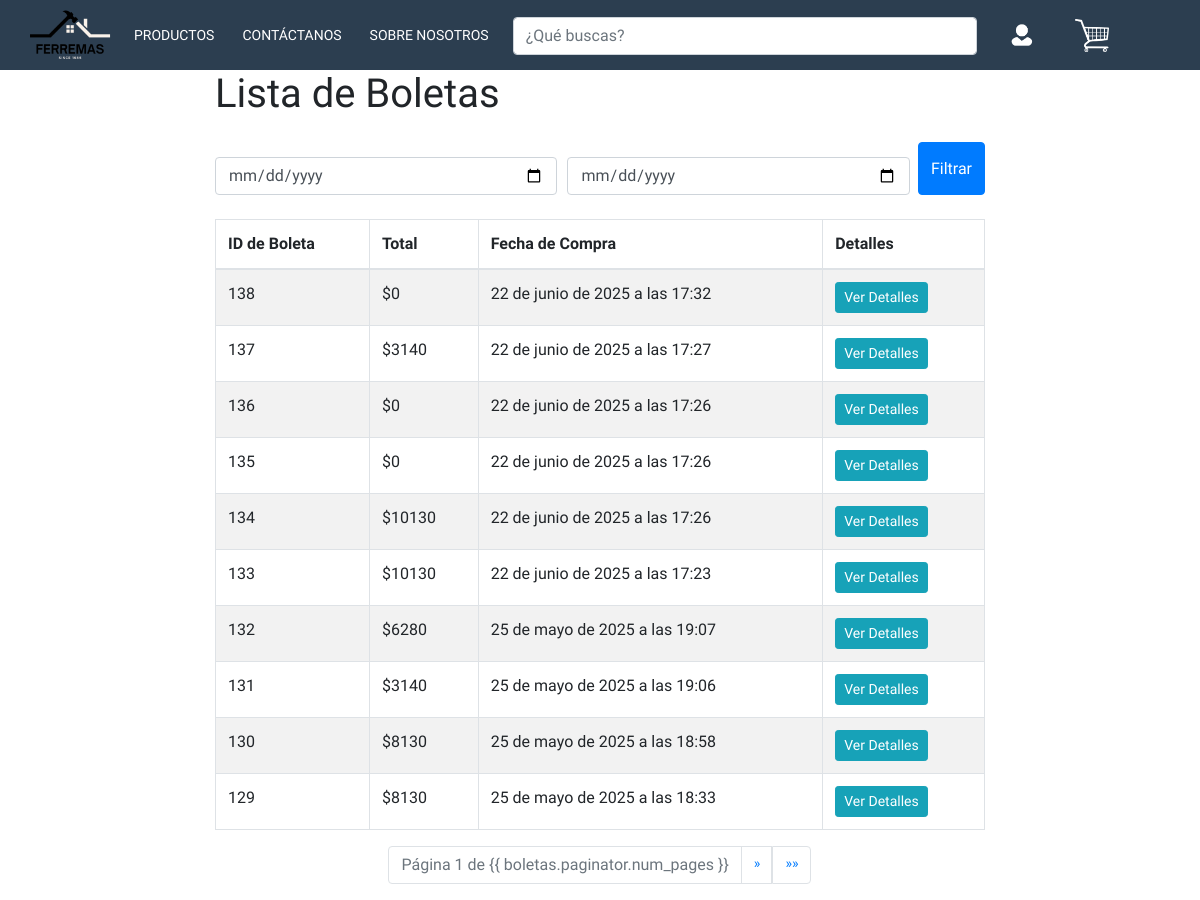
Before: /boleta/ (signed in) with the older database file.
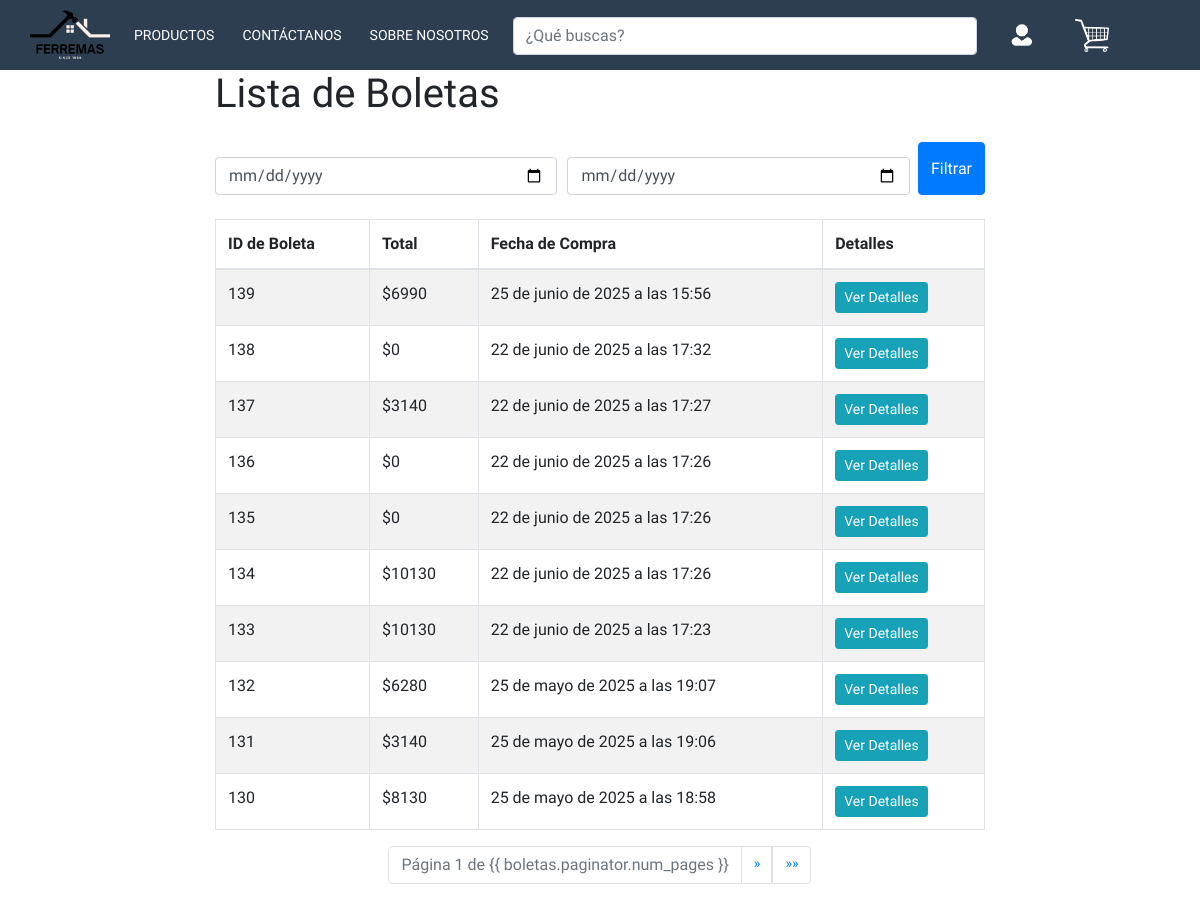
After: the same page with the newer database file.
### core/models.py (models this page shows, shortened)
class Boleta(models.Model):
    id_boleta=models.AutoField(primary_key=True)
    total=models.BigIntegerField()
    fechaCompra=models.DateTimeField(blank=False, null=False, default = datetime.datetime.now)

### core/views.py (the view)
# urls.py: path('boleta/', views.listar_boletas, name='listar_boletas'),
@login_required
def listar_boletas(request):
    fecha_inicio = request.GET.get('fecha_inicio')
    fecha_fin = request.GET.get('fecha_fin')
    boletas = Boleta.objects.all().order_by('-fechaCompra')
    if fecha_inicio and fecha_fin:
        boletas = boletas.filter(fechaCompra__range=[fecha_inicio, fecha_fin])
    paginator = Paginator(boletas, 10)
    page_number = request.GET.get('page')
    boletas_page = paginator.get_page(page_number)
    return render(request, 'listar_boletas.html', {'boletas': boletas_page})

### core/context_processor.py (called while the page is built, shortened)
def total_carrito(request):
    total = 0
    return {'total_carrito':int(total)}

### core/templates/listar_boletas.html (shortened to what the changed rows need)
<!doctype html>
<html lang="es">
    <head>
        {% load static %}
        <link rel="stylesheet" href="{% static 'css/misEstilos.css' %}" />
        <link href="{% static 'css/bootstrap.min.css' %}" rel="stylesheet" />
        <link
            href="https://stackpath.bootstrapcdn.com/bootstrap/4.5.2/css/bootstrap.min.css"
            rel="stylesheet"
        />
    </head>
    <body>
        <div class="container">
            <h1 class="mb-4">Lista de Boletas</h1>
            {% if boletas %}
            <table class="table table-striped table-bordered">
                <thead class="thead">
                    <tr>
                        <th>ID de Boleta</th>
                        <th>Total</th>
                        <th>Fecha de Compra</th>
                        <th>Detalles</th>
                    </tr>
                </thead>
                <tbody>
                    {% for boleta in boletas %}
                    <tr>
                        <td>{{ boleta.id_boleta }}</td>
                        <td>${{ boleta.total }}</td>
                        <td>{{ boleta.fechaCompra }}</td>
                        <td>
                            <a
                                href="{% url 'detalle_boleta' boleta.id_boleta %}"
                                class="btn btn-info btn-sm"
                                >Ver Detalles</a
                            >
                        </td>
                    </tr>
                    {% endfor %}
                </tbody>
            </table>
            {% else %}
            <div class="alert alert-info" role="alert">
                No hay boletas disponibles.
            </div>
            {% endif %}
        </div>
    </body>
</html>

Changed rows visible on the page:
no longer on this page (row unchanged): Boleta: id_boleta "129", total "8130", fechaCompra "25 de mayo de 2025 a las 18:33"
added Boleta: id_boleta "139", total "6990", fechaCompra "25 de junio de 2025 a las 15:56"
